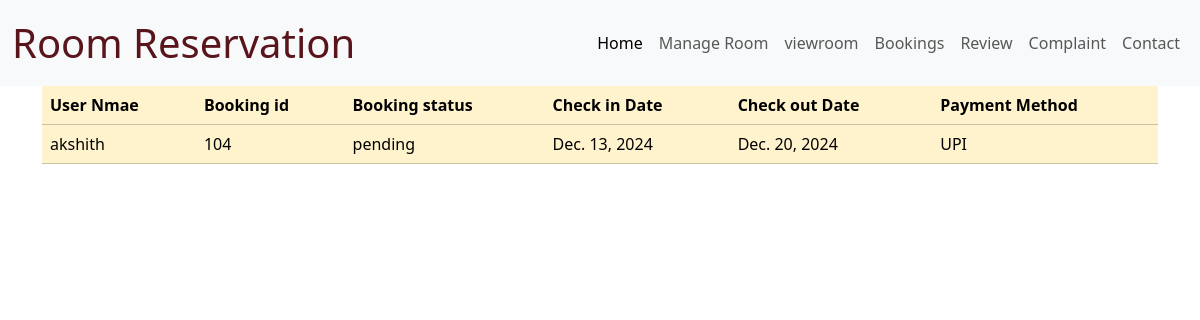
Page /Viewbooking on the earlier database version.
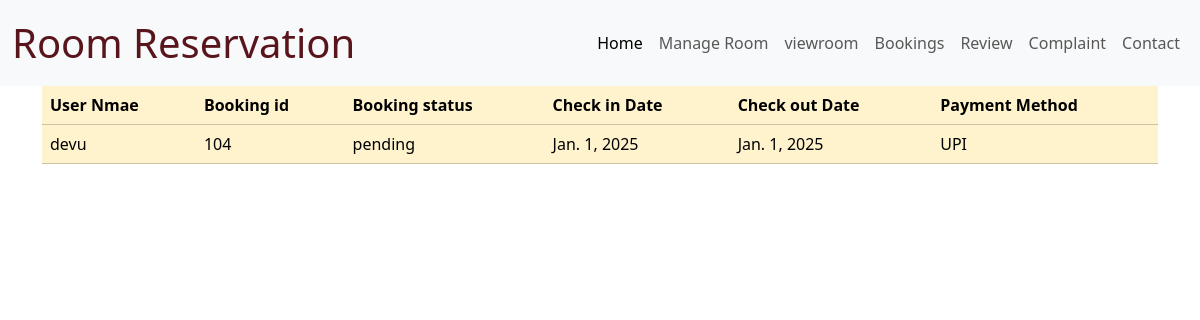
Same page on the later database version.
### world_wallet_expence_app/models.py (models this page shows)
class BookingTable(models.Model):
     USERID=models.ForeignKey(UserTable, on_delete=models.CASCADE)
     ROOMID=models.ForeignKey(RoomTable, on_delete=models.CASCADE)
     bookingstatus=models.CharField(max_length=20, null=True,blank=True)
     checkindate=models.DateField(null=True,blank=True)
     checkoutdate=models.DateField(null=True,blank=True)
     paymentmethod=models.CharField(max_length=20, null=True,blank=True)

class UserTable(models.Model):
    LOGINID=models.ForeignKey(LoginTable, on_delete=models.CASCADE)
    Name=models.CharField(max_length=20, null=True,blank=True)
    phone=models.CharField(max_length=20, null=True,blank=True)
    place=models.CharField(max_length=25, null=True,blank=True)
    status=models.CharField(max_length=25, null=True,blank=True)

class RoomTable(models.Model):
     LOGINID=models.ForeignKey(LoginTable, on_delete=models.CASCADE,null=True,blank=True)
     roomnumber=models.CharField(max_length=20, null=True,blank=True)
     roomtype=models.CharField(max_length=20, null=True,blank=True)
     bedtype=models.CharField(max_length=20, null=True,blank=True)
     roomimage=models.FileField(upload_to='roomimages/',null=True,blank=True)
     location=models.CharField(max_length=100,null=True,blank=True)
     price=models.CharField(max_length=20, null=True,blank=True)
     roomservice=models.CharField(max_length=20, null=True,blank=True)
     status=models.CharField(max_length=25, null=True,blank=True)

### world_wallet_expence_app/views.py (the view)
# urls.py: path('Viewbooking',Viewbooking.as_view(),name='Viewbooking'),
class Viewbooking(View):
    def get(self,request):
        obj=BookingTable.objects.all()
        return render(request,"ROOM/viewbooking.html",{'val':obj})

### templates/ROOM/viewbooking.html (shortened to what this page needs)
{% load static %}
<html lang="en">
<head>
    <link href="https://cdn.jsdelivr.net/npm/bootstrap@5.3.3/dist/css/bootstrap.min.css" rel="stylesheet">
    <link rel="stylesheet" href="{% static 'ROOMCSS/viewbooking.css' %}">
</head>
<body>
    <nav class="navbar navbar-expand-lg bg-body-tertiary">
        <div class="container-fluid">
            <a class="navbar-brand fs-1 text-danger-emphasis" href="#">Room Reservation</a>
            <div class="collapse navbar-collapse" id="navbarSupportedContent">
                <ul class="navbar-nav ms-auto mb-2 mb-lg-0">
                    <li class="nav-item">
                        <a class="nav-link active" aria-current="page" href="/HomeR">Home</a>
                    </li>
                    <li class="nav-item">
                        <a class="nav-link" href="/Manage">Manage Room</a>
                    </li>
                    <li class="nav-item">
                        <a class="nav-link" href="/viewRoom">viewroom</a>
                      </li>
                    <li class="nav-item">
                        <a class="nav-link" href="/Viewbooking">Bookings</a>
                    </li>
                    <li class="nav-item">
                        <a class="nav-link " href="/Review">Review</a>
                    </li>
                    <li class="nav-item">
                        <a class="nav-link" href="/Send">Complaint</a>
                    </li>
                    <li class="nav-item">
                        <a class="nav-link" href="#">Contact</a>
                    </li>
                </ul>
            </div>
        </div>
    </nav>
    <div class="container">
        <table class="table table-warning">
            <thead>
              <tr>
                <th scope="col">User Nmae</th>
                <th scope="col">Booking id</th>
                <th scope="col">Booking status</th>
                <th scope="col">Check in Date</th>
                <th scope="col">Check out Date</th>
                <th scope="col">Payment Method</th>
               {%for i in val%}
              <tr>
                <td>{{i.USERID.Name}}</td>
                <td>{{i.ROOMID.roomnumber}}</td>
                <td>{{i.bookingstatus}}</td>
                <td>{{i.checkindate}}</td>
                <td>{{i.checkoutdate}}</td>
                <td>{{i.paymentmethod}}</td>
            </tr>
             {%endfor%}
          </table>
        </div>
</body>
</html>

Differences in the rows shown:
removed BookingTable: USERID.Name "akshith", ROOMID.roomnumber "104", bookingstatus "pending", checkindate "Dec. 13, 2024", checkoutdate "Dec. 20, 2024", paymentmethod "UPI"
added BookingTable: USERID.Name "devu", ROOMID.roomnumber "104", bookingstatus "pending", checkindate "Jan. 1, 2025", checkoutdate "Jan. 1, 2025", paymentmethod "UPI"
